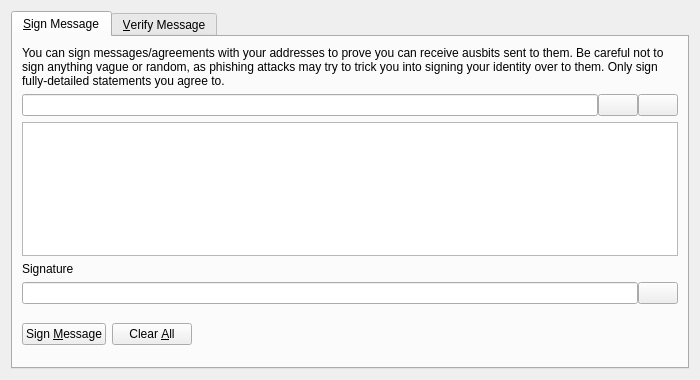
<?xml version="1.0" encoding="UTF-8"?>
<ui version="4.0">
 <class>SignVerifyMessageDialog</class>
 <widget class="QDialog" name="SignVerifyMessageDialog">
  <property name="geometry">
   <rect>
    <x>0</x>
    <y>0</y>
    <width>700</width>
    <height>380</height>
   </rect>
  </property>
  <property name="windowTitle">
   <string>Signatures - Sign / Verify a Message</string>
  </property>
  <property name="modal">
   <bool>true</bool>
  </property>
  <layout class="QVBoxLayout" name="verticalLayout">
   <item>
    <widget class="QTabWidget" name="tabWidget">
     <property name="currentIndex">
      <number>0</number>
     </property>
     <widget class="QWidget" name="tabSignMessage">
      <attribute name="title">
       <string>&amp;Sign Message</string>
      </attribute>
      <layout class="QVBoxLayout" name="verticalLayout_SM">
       <item>
        <widget class="QLabel" name="infoLabel_SM">
         <property name="text">
          <string>You can sign messages/agreements with your addresses to prove you can receive ausbits sent to them. Be careful not to sign anything vague or random, as phishing attacks may try to trick you into signing your identity over to them. Only sign fully-detailed statements you agree to.</string>
         </property>
         <property name="textFormat">
          <enum>Qt::PlainText</enum>
         </property>
         <property name="wordWrap">
          <bool>true</bool>
         </property>
        </widget>
       </item>
       <item>
        <layout class="QHBoxLayout" name="horizontalLayout_1_SM">
         <property name="spacing">
          <number>0</number>
         </property>
         <item>
          <widget class="QValidatedLineEdit" name="addressIn_SM">
           <property name="toolTip">
            <string>The Ausbit address to sign the message with</string>
           </property>
          </widget>
         </item>
         <item>
          <widget class="QPushButton" name="addressBookButton_SM">
           <property name="toolTip">
            <string>Choose previously used address</string>
           </property>
           <property name="text">
            <string/>
           </property>
           <property name="icon">
            <iconset resource="../ausbit.qrc">
             <normaloff>:/icons/address-book</normaloff>:/icons/address-book</iconset>
           </property>
           <property name="shortcut">
            <string>Alt+A</string>
           </property>
           <property name="autoDefault">
            <bool>false</bool>
           </property>
          </widget>
         </item>
         <item>
          <widget class="QPushButton" name="pasteButton_SM">
           <property name="toolTip">
            <string>Paste address from clipboard</string>
           </property>
           <property name="text">
            <string/>
           </property>
           <property name="icon">
            <iconset resource="../ausbit.qrc">
             <normaloff>:/icons/editpaste</normaloff>:/icons/editpaste</iconset>
           </property>
           <property name="shortcut">
            <string>Alt+P</string>
           </property>
           <property name="autoDefault">
            <bool>false</bool>
           </property>
          </widget>
         </item>
        </layout>
       </item>
       <item>
        <widget class="QPlainTextEdit" name="messageIn_SM">
         <property name="toolTip">
          <string>Enter the message you want to sign here</string>
         </property>
        </widget>
       </item>
       <item>
        <widget class="QLabel" name="signatureLabel_SM">
         <property name="text">
          <string>Signature</string>
         </property>
         <property name="textFormat">
          <enum>Qt::PlainText</enum>
         </property>
        </widget>
       </item>
       <item>
        <layout class="QHBoxLayout" name="horizontalLayout_2_SM">
         <property name="spacing">
          <number>0</number>
         </property>
         <item>
          <widget class="QLineEdit" name="signatureOut_SM">
           <property name="font">
            <font>
             <italic>true</italic>
            </font>
           </property>
           <property name="readOnly">
            <bool>true</bool>
           </property>
          </widget>
         </item>
         <item>
          <widget class="QPushButton" name="copySignatureButton_SM">
           <property name="toolTip">
            <string>Copy the current signature to the system clipboard</string>
           </property>
           <property name="text">
            <string/>
           </property>
           <property name="icon">
            <iconset resource="../ausbit.qrc">
             <normaloff>:/icons/editcopy</normaloff>:/icons/editcopy</iconset>
           </property>
           <property name="autoDefault">
            <bool>false</bool>
           </property>
          </widget>
         </item>
        </layout>
       </item>
       <item>
        <layout class="QHBoxLayout" name="horizontalLayout_3_SM">
         <item>
          <widget class="QPushButton" name="signMessageButton_SM">
           <property name="toolTip">
            <string>Sign the message to prove you own this Ausbit address</string>
           </property>
           <property name="text">
            <string>Sign &amp;Message</string>
           </property>
           <property name="icon">
            <iconset resource="../ausbit.qrc">
             <normaloff>:/icons/edit</normaloff>:/icons/edit</iconset>
           </property>
           <property name="autoDefault">
            <bool>false</bool>
           </property>
          </widget>
         </item>
         <item>
          <widget class="QPushButton" name="clearButton_SM">
           <property name="toolTip">
            <string>Reset all sign message fields</string>
           </property>
           <property name="text">
            <string>Clear &amp;All</string>
           </property>
           <property name="icon">
            <iconset resource="../ausbit.qrc">
             <normaloff>:/icons/remove</normaloff>:/icons/remove</iconset>
           </property>
           <property name="autoDefault">
            <bool>false</bool>
           </property>
          </widget>
         </item>
         <item>
          <spacer name="horizontalSpacer_1_SM">
           <property name="orientation">
            <enum>Qt::Horizontal</enum>
           </property>
           <property name="sizeHint" stdset="0">
            <size>
             <width>40</width>
             <height>48</height>
            </size>
           </property>
          </spacer>
         </item>
         <item>
          <widget class="QLabel" name="statusLabel_SM">
           <property name="font">
            <font>
             <weight>75</weight>
             <bold>true</bold>
            </font>
           </property>
           <property name="text">
            <string/>
           </property>
           <property name="wordWrap">
            <bool>true</bool>
           </property>
          </widget>
         </item>
         <item>
          <spacer name="horizontalSpacer_2_SM">
           <property name="orientation">
            <enum>Qt::Horizontal</enum>
           </property>
           <property name="sizeHint" stdset="0">
            <size>
             <width>40</width>
             <height>48</height>
            </size>
           </property>
          </spacer>
         </item>
        </layout>
       </item>
      </layout>
     </widget>
     <widget class="QWidget" name="tabVerifyMessage">
      <attribute name="title">
       <string>&amp;Verify Message</string>
      </attribute>
      <layout class="QVBoxLayout" name="verticalLayout_VM">
       <item>
        <widget class="QLabel" name="infoLabel_VM">
         <property name="text">
          <string>Enter the receiver's address, message (ensure you copy line breaks, spaces, tabs, etc. exactly) and signature below to verify the message. Be careful not to read more into the signature than what is in the signed message itself, to avoid being tricked by a man-in-the-middle attack. Note that this only proves the signing party receives with the address, it cannot prove sendership of any transaction!</string>
         </property>
         <property name="textFormat">
          <enum>Qt::PlainText</enum>
         </property>
         <property name="alignment">
          <set>Qt::AlignLeading|Qt::AlignLeft|Qt::AlignTop</set>
         </property>
         <property name="wordWrap">
          <bool>true</bool>
         </property>
        </widget>
       </item>
       <item>
        <layout class="QHBoxLayout" name="horizontalLayout_1_VM">
         <property name="spacing">
          <number>0</number>
         </property>
         <item>
          <widget class="QValidatedLineEdit" name="addressIn_VM">
           <property name="toolTip">
            <string>The Ausbit address the message was signed with</string>
           </property>
          </widget>
         </item>
         <item>
          <widget class="QPushButton" name="addressBookButton_VM">
           <property name="toolTip">
            <string>Choose previously used address</string>
           </property>
           <property name="text">
            <string/>
           </property>
           <property name="icon">
            <iconset resource="../ausbit.qrc">
             <normaloff>:/icons/address-book</normaloff>:/icons/address-book</iconset>
           </property>
           <property name="shortcut">
            <string>Alt+A</string>
           </property>
           <property name="autoDefault">
            <bool>false</bool>
           </property>
          </widget>
         </item>
        </layout>
       </item>
       <item>
        <widget class="QPlainTextEdit" name="messageIn_VM"/>
       </item>
       <item>
        <widget class="QValidatedLineEdit" name="signatureIn_VM"/>
       </item>
       <item>
        <layout class="QHBoxLayout" name="horizontalLayout_2_VM">
         <item>
          <widget class="QPushButton" name="verifyMessageButton_VM">
           <property name="toolTip">
            <string>Verify the message to ensure it was signed with the specified Ausbit address</string>
           </property>
           <property name="text">
            <string>Verify &amp;Message</string>
           </property>
           <property name="icon">
            <iconset resource="../ausbit.qrc">
             <normaloff>:/icons/transaction_0</normaloff>:/icons/transaction_0</iconset>
           </property>
           <property name="autoDefault">
            <bool>false</bool>
           </property>
          </widget>
         </item>
         <item>
          <widget class="QPushButton" name="clearButton_VM">
           <property name="toolTip">
            <string>Reset all verify message fields</string>
           </property>
           <property name="text">
            <string>Clear &amp;All</string>
           </property>
           <property name="icon">
            <iconset resource="../ausbit.qrc">
             <normaloff>:/icons/remove</normaloff>:/icons/remove</iconset>
           </property>
           <property name="autoDefault">
            <bool>false</bool>
           </property>
          </widget>
         </item>
         <item>
          <spacer name="horizontalSpacer_1_VM">
           <property name="orientation">
            <enum>Qt::Horizontal</enum>
           </property>
           <property name="sizeHint" stdset="0">
            <size>
             <width>40</width>
             <height>48</height>
            </size>
           </property>
          </spacer>
         </item>
         <item>
          <widget class="QLabel" name="statusLabel_VM">
           <property name="font">
            <font>
             <weight>75</weight>
             <bold>true</bold>
            </font>
           </property>
           <property name="text">
            <string/>
           </property>
           <property name="wordWrap">
            <bool>true</bool>
           </property>
          </widget>
         </item>
         <item>
          <spacer name="horizontalSpacer_2_VM">
           <property name="orientation">
            <enum>Qt::Horizontal</enum>
           </property>
           <property name="sizeHint" stdset="0">
            <size>
             <width>40</width>
             <height>48</height>
            </size>
           </property>
          </spacer>
         </item>
        </layout>
       </item>
      </layout>
     </widget>
    </widget>
   </item>
  </layout>
 </widget>
 <customwidgets>
  <customwidget>
   <class>QValidatedLineEdit</class>
   <extends>QLineEdit</extends>
   <header>qvalidatedlineedit.h</header>
  </customwidget>
 </customwidgets>
 <resources>
  <include location="../ausbit.qrc"/>
 </resources>
 <connections/>
</ui>
